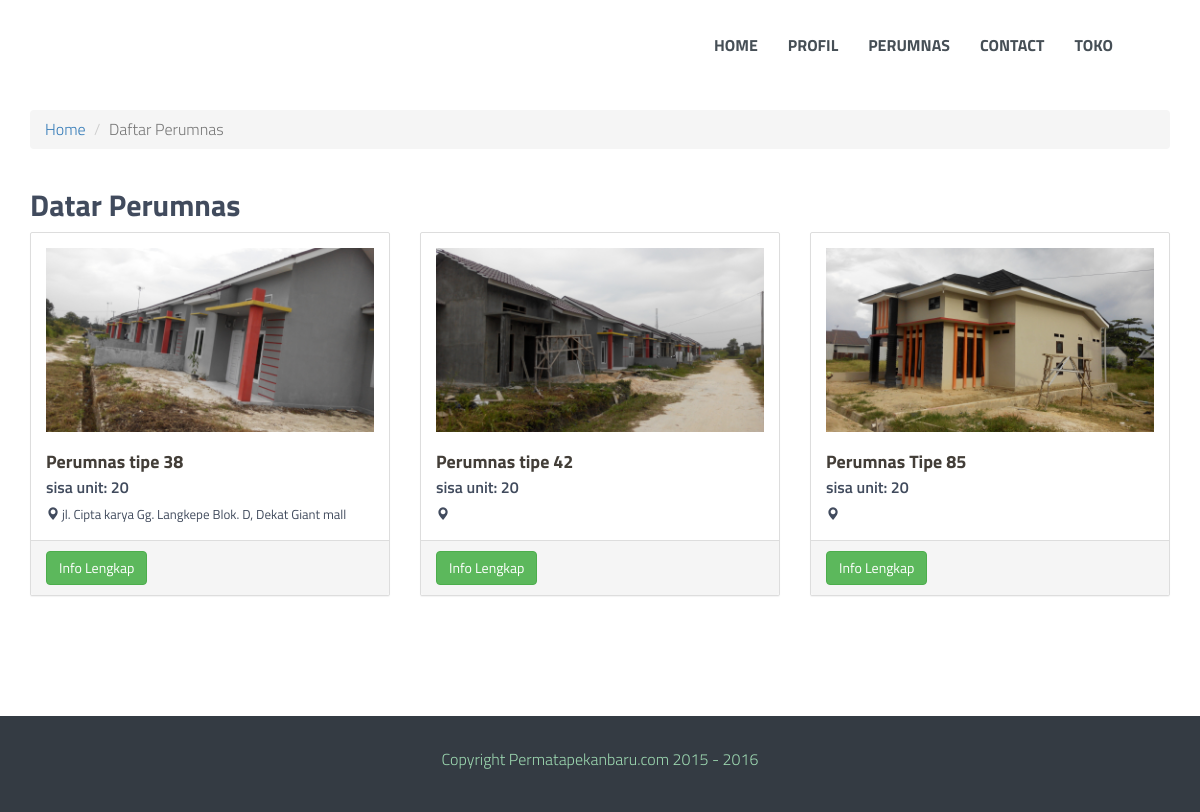
/index.php/perumnas, run on the app's committed database.
### tables this page shows
CREATE TABLE IF NOT EXISTS `perumnas` (
  `id` int(11) NOT NULL,
  `name` varchar(120) NOT NULL,
  `syarat_kpr` varchar(1700) NOT NULL,
  `image` varchar(20) NOT NULL,
  `alamat` varchar(150) NOT NULL,
  `cicilan` varchar(120) NOT NULL,
  `persyaratan` varchar(3600) NOT NULL,
  `angsuran` varchar(100) NOT NULL,
  `status` varchar(20) NOT NULL,
  `unit` int(11) NOT NULL
);

### application/controllers/Perumnas.php (called while the page is built, shortened)
<?php
class Perumnas extends CI_Controller {
	public function index() {
		$data['page_title'] = 'Daftar Perumnas';
		$this->load->model('Perumnas_model');
		$data['all_perum'] = $this->Perumnas_model->read_perum();
		$this->load->view('include/header', $data);
		$this->load->view('daftar-perum');
		$this->load->view('include/footer');
	}
}

### index.php (called while the page is built, shortened)
<?php
require_once BASEPATH.'core/CodeIgniter.php';

### application/models/Perumnas_model.php (called while the page is built, shortened)
<?php
class Perumnas_model extends CI_model{
	public function read_perum(){
		$query = "SELECT * FROM perumnas";
		return $this->db->query($query);
	}
}

### application/views/daftar-perum.php (the view)
<div class="container list-perumnas">
	<div class="row">
		<div>
			<div class="col-md-12">
				<ul class="breadcrumb">
					<li><a href="<?php echo base_url(); ?>">Home</a></li>
					<li class="active">Daftar Perumnas</li>
				</ul>
			</div>
			<div class="col-md-12">
				<h2>Datar Perumnas</h2>
			</div>
			<?php foreach ($all_perum->result() as $row) { ?>
				<div class="col-md-4">
					<div class="panel panel-default">
						<div class="panel-body">
							<img src="<?php echo base_url(); ?>template/img/<?php echo "$row->image" ?>" alt="" class="img-responsive">
							<h4><?php echo $row->name ?></h4>
							<p class="unit">sisa unit: 20</p>
							<p class="alamat-list">
								<span class="glyphicon glyphicon-map-marker"></span> <?php echo $row->alamat ?>
							</p>
						</div>
						<div class="panel-footer">
							<a href="<?php echo base_url() ?>perumnas/tipe/<?php echo $row->id ?>" class="btn btn-success">Info Lengkap</a>
						</div>
					</div>
				</div>
			<?php } ?>
		</div>
	</div>
</div>

### application/views/include/header.php (shortened to what this page needs)
<!DOCTYPE html>
<html lang="en">
<head>
	<link href="<?php echo base_url(); ?>template/css/bootstrap.css" rel="stylesheet">
	<link href="<?php echo base_url(); ?>template/css/style.css" rel="stylesheet">
</head>
<body>
	<header id="top">
		<nav class="navbar navbar-default navbar-fixed-top" role = "navigation">
		<div class="container">
		<div class="row fix-menu">
	  			<div class="collapse navbar-collapse" id="collapse" role="navigation">
		  			<ul class="nav navbar-nav navbar-right">
		  				<li><a href="<?php echo base_url(); ?>">HOME</a></li>
						<li><a href="<?php echo base_url(); ?>welcome/about">PROFIL</a></li>
		  				<li><a href="<?php echo base_url(); ?>perumnas">PERUMNAS</a></li>
		  				<li><a href="contact.html">CONTACT</a></li>
						<li><a href="toko.html">TOKO</a></li>
		  			</ul>
				</div>
			</div>
			</div>
	  	</nav>
	</header>

### application/views/include/footer.php (shortened to what this page needs)
	<footer class="txt-center">
			<p>Copyright Permatapekanbaru.com 2015 - 2016</p>
	</footer>
</body>
</html>

### template/css/style.css (style rules this page uses)
body, html { font-family: 'Titillium Web', sans-serif; font-size: 16px; font-weight: 300; color: #414B5D; }
h1, h2, h3, h4, h5 { font-weight: 700; }
.navbar-default { color: #FFF; }
@media (min-width:767px) { .navbar { padding: 20px 0; -webkit-transition: background .5s ease-in-out,padding .5s ease-in-out; -moz-transition: background .5s ease-in-out,padding .5s ease-in-out; transition: background .5s ease-in-out, padding .5s ease-in-out; } }
.fix-menu { width: 90%; margin: auto; }
.navbar-default .navbar-nav>li>a { color: #464F56; font-weight: 700; }
header { margin-bottom: 110px; }
footer { color: #9CD7B0; background: #343B43; padding:2em; text-align: center; }
.panel-body p { padding-top: 2em; line-height: 1.6em; }
.list-perumnas { margin-top: 80px; margin-bottom: 100px; }
.alamat-list { font-weight: 400; font-size: 13px; }
.unit { font-weight: 600; font-size: 16px }
.panel { border-radius: 2px; }
.panel h4 { padding-top: 10px; margin-bottom: 0; color: #433E38 }
.panel p { margin: 0; padding: 0; padding-top: 3px }

### data on the page
perumnas: image (picture), name "Perumnas tipe 38", alamat "jl. Cipta karya Gg. Langkepe Blok. D, Dekat Giant mall"
perumnas: image (picture), name "Perumnas tipe 42"
perumnas: image (picture), name "Perumnas Tipe 85"
